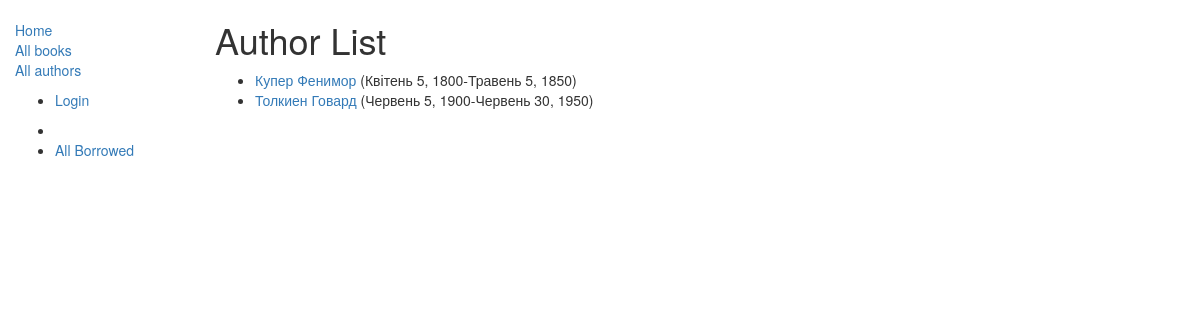
Page /catalog/authors/ on the earlier database version.
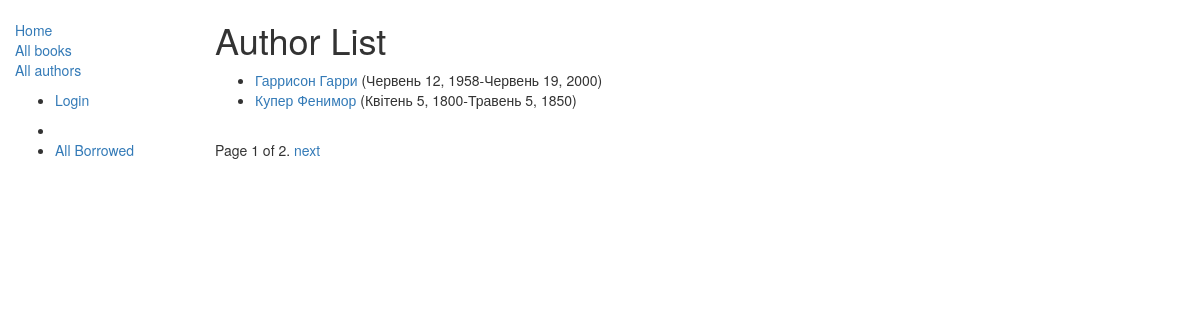
Same page on the later database version.
### catalog/models.py (models this page shows, shortened)
class Author(models.Model):
    first_name = models.CharField(max_length=100)
    last_name = models.CharField(max_length=100)
    date_of_birth = models.DateField(null=True, blank=True)
    date_of_death = models.DateField('Died', null=True, blank=True)
    def get_absolute_url(self):
        return reverse('author-detail', args=[str(self.id)])
    class Meta:
        ordering = ['last_name']

### catalog/views.py (the view)
class AuthorListView(generic.ListView):
    model = Author
    template_name = "author_list.html"
    paginate_by = 2

### catalog/templates/author_list.html (shortened to what this page needs)
{% extends "base_generic.html" %}
{% block content %}
    <h1>Author List</h1>
    {% if author_list %}
    <ul>
      {% for author in author_list %}
      <li>
        <a href="{{ author.get_absolute_url }}">{{ author.last_name }} {{ author.first_name}}</a> ({{author.date_of_birth}}-{{author.date_of_death}})
      </li>
      {% endfor %}
    </ul>
    {% else %}
      <p>There are no authors in the library.</p>
    {% endif %}
{% endblock %}

Differences in the rows shown:
no longer on this page (row unchanged): Author: last_name "Толкиен", first_name "Говард", date_of_birth "Червень 5, 1900", date_of_death "Червень 30, 1950"
added Author: last_name "Гаррисон", first_name "Гарри", date_of_birth "Червень 12, 1958", date_of_death "Червень 19, 2000"
Other differences:
{{ page_obj.number }}: (not shown) → "1"
{{ page_obj.paginator.num_pages }}: (not shown) → "2"
text now shown: "Page of . next"
